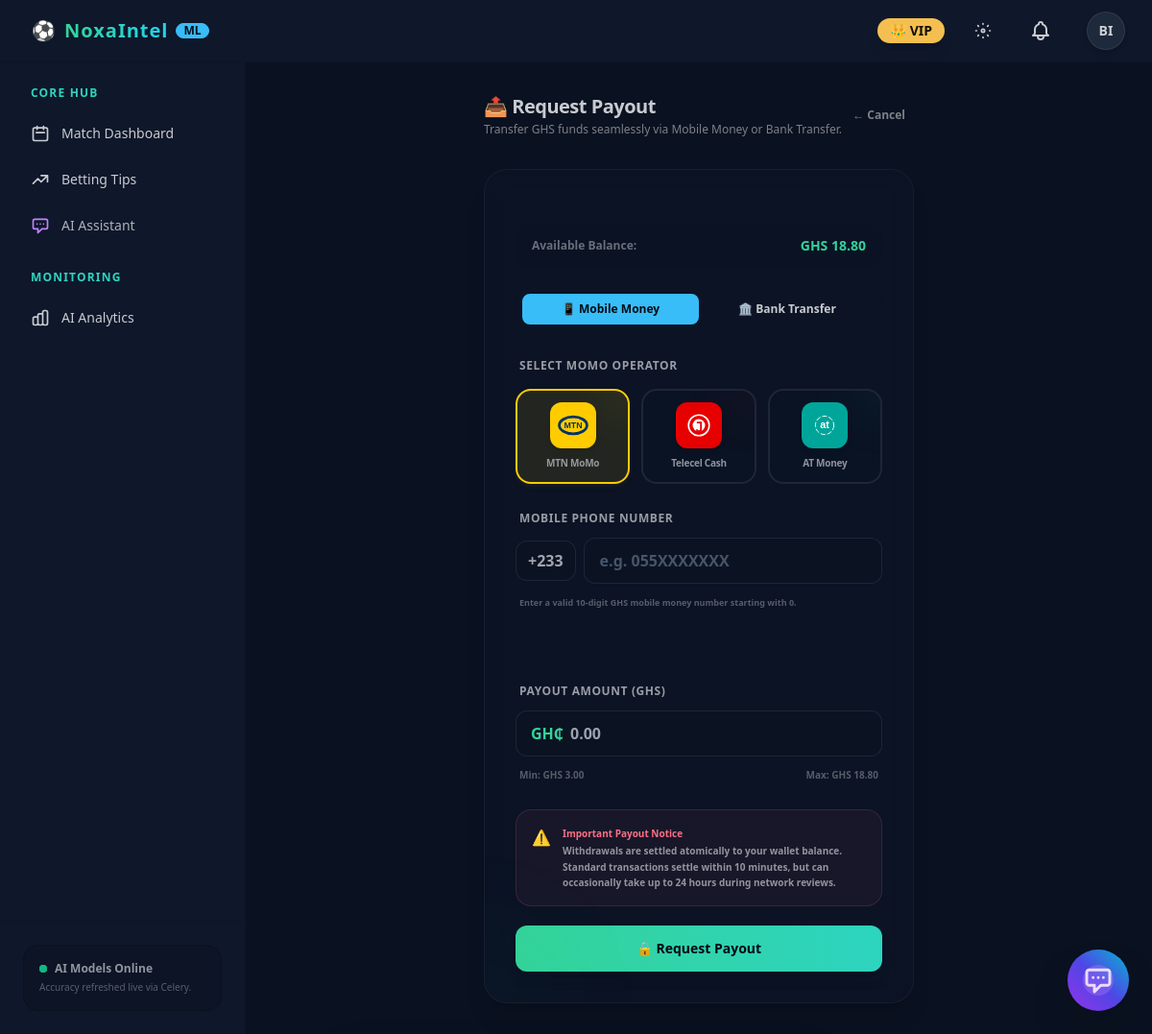
Page /wallet/withdraw/ (signed in) on the earlier database version.
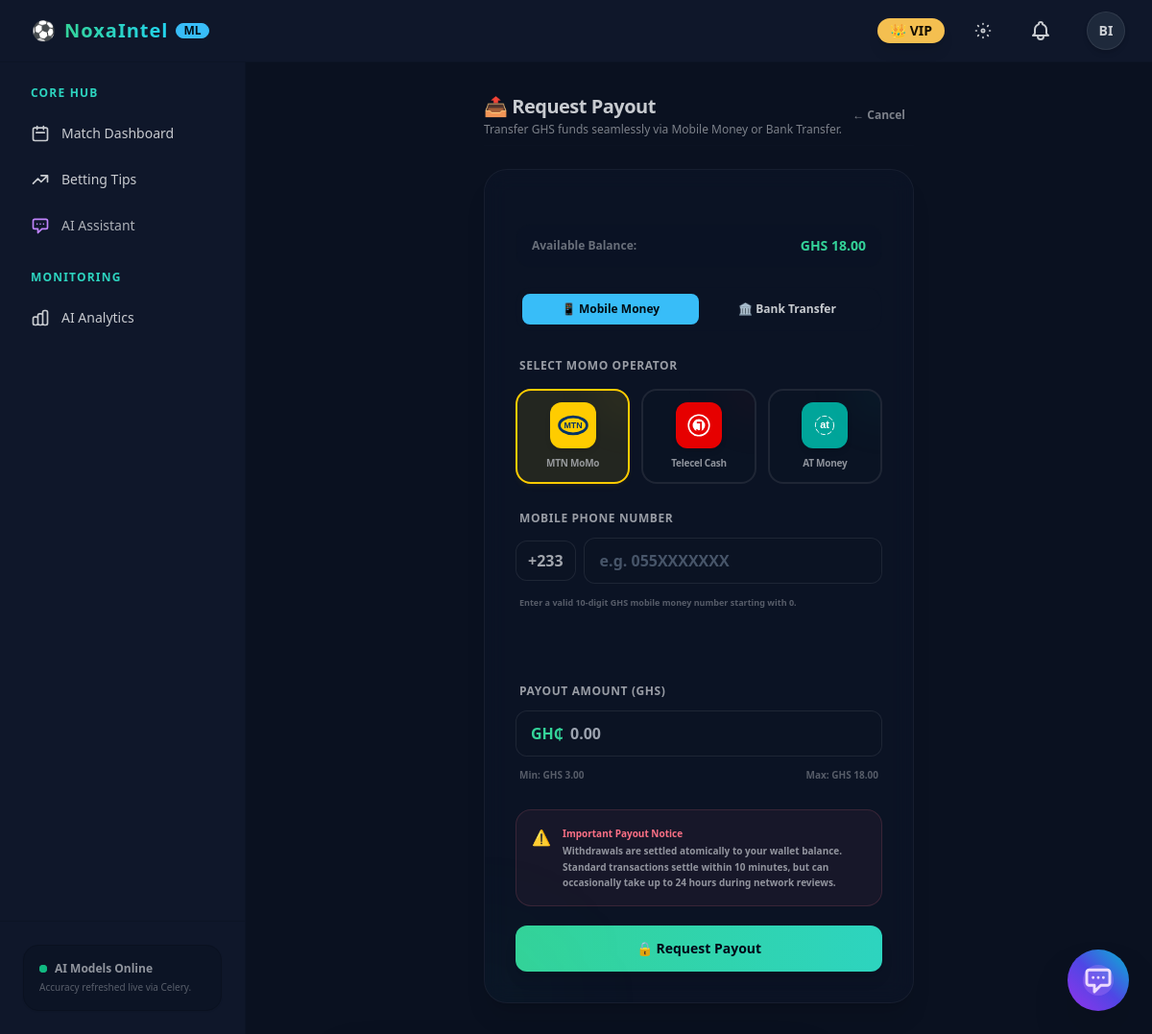
Same page on the later database version.
### wallet/models.py (models this page shows, shortened)
class Wallet(models.Model):
    user = models.OneToOneField(
        settings.AUTH_USER_MODEL,
        on_delete=models.CASCADE,
        related_name='wallet',
    )
    balance = models.DecimalField(max_digits=14, decimal_places=2, default=Decimal('0.00'))
    currency = models.CharField(max_length=5, default='GHS')
    is_locked = models.BooleanField(default=False, help_text='Lock withdrawals during review')
    updated_at = models.DateTimeField(auto_now=True)
    class Meta:
        verbose_name = 'Wallet'
        verbose_name_plural = 'Wallets'

### wallet/views.py (the view, shortened to what this page needs)
# urls.py: path('wallet/withdraw/', views.withdraw_request, name='withdraw'),
@login_required
def withdraw_request(request):
    wallet, _ = Wallet.objects.get_or_create(user=request.user, currency='GHS')
    context = {
        "wallet": wallet,
    }
    return render(request, 'wallet/withdraw.html', context)

### config/context_processors.py (called while the page is built)
def vapid_public_key(request):
    return {
        "VAPID_PUBLIC_KEY": getattr(settings, "VAPID_PUBLIC_KEY", "")
    }

### templates/wallet/withdraw.html (shortened to what the changed rows need)
{% extends "base.html" %}
{% block content %}
<div class="max-w-md mx-auto space-y-6">
    <div class="flex items-center justify-between pb-2 border-b border-base-200/50">
        <div>
            <h1 class="text-xl font-black tracking-tight">📤 Request Payout</h1>
        </div>
    </div>
    <div class="glass-panel rounded-3xl border border-base-200/40 p-6 md:p-8 space-y-6 shadow-xl relative overflow-hidden">
        <form action="{% url 'wallet:withdraw' %}" method="post" class="space-y-5" id="withdraw_form">
            <div class="bg-base-200/30 px-4 py-3 rounded-2xl border border-base-200/50 flex justify-between items-center text-xs">
                <span class="font-extrabold text-base-content/50">Available Balance:</span>
                <span class="font-black text-emerald-400 text-sm">GHS {{ wallet.balance }}</span>
            </div>
            <div class="form-control w-full space-y-1">
                <div class="relative flex items-center">
                    <span class="absolute left-4 text-base font-black text-emerald-400">GH₵</span>
                    <input type="number"
                           name="amount"
                           step="0.01"
                           min="3"
                           max="{{ wallet.balance }}"
                           placeholder="0.00"
                           required
                           class="input input-bordered w-full pl-14 font-black text-base text-base-content bg-base-200/50 border-base-content/10 focus:border-emerald-400 focus:outline-none rounded-xl" />
                </div>
                <div class="label flex justify-between text-[10px] text-base-content/40 font-semibold">
                    <span>Min: GHS 3.00</span>
                    <span>Max: GHS {{ wallet.balance }}</span>
                </div>
            </div>
        </form>
    </div>
</div>
{% endblock %}

Differences in the rows shown:
changed Wallet: balance "18.80" → "18.00"
